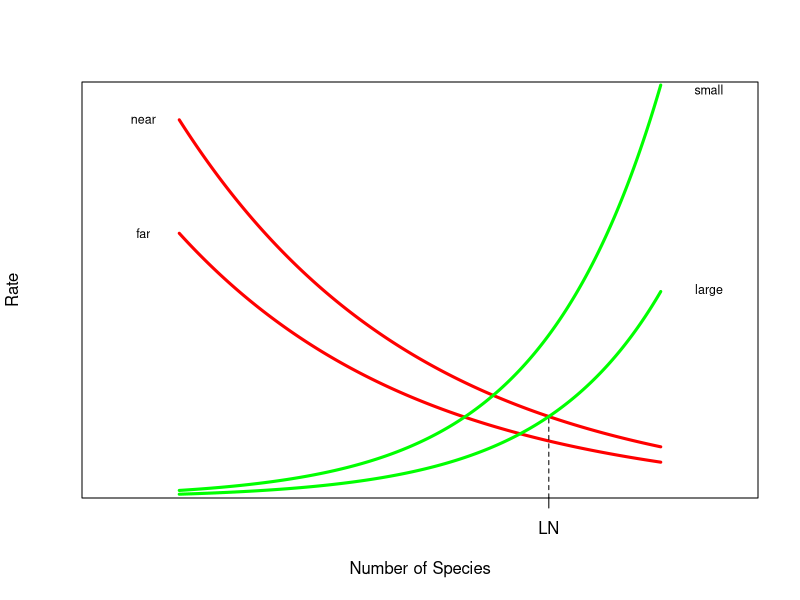

The R source for this figure:
## ---- chunk 1
knitr::opts_chunk$set(echo = TRUE)
## ---- chunk 2
n <- seq(0,20,length=500)
near <- 100
far <- 70
large <- 1
small <- 2
rate1 <- 0.1
rate2 <- 0.2
# equilibria
LN <- log(near/large)/(rate2+rate1)
LF <- log(far/large)/(rate2+rate1)
SN <- log(near/small)/(rate2+rate1)
SF <- log(far/small)/(rate2+rate1)
## ---- chunk 3
plot(n, near*exp(-rate1*n), type="l", lwd=3, col="red",
     xlab="Number of Species", 
     ylab="Rate",
     ylim=c(0,110),
     xlim=c(-3,23),
     yaxs="i",
     axes=FALSE)
lines(n, far*exp(-rate1*n), lwd=3, col="red")
lines(n, small*exp(rate2*n), lwd=3, col="green")
lines(n, large*exp(rate2*n), lwd=3, col="green")
text(22, 108, "small", cex=0.75)
text(22, 55, "large", cex=0.75)
text(-1.5,100, "near", cex=0.75)
text(-1.5,70, "far", cex=0.75)
segments(LN,0,LN, near*exp(-rate1*LN), lty=2)
#segments(LF,0,LF, far*exp(-rate1*LF), lty=2)
#segments(SN,0,SN, near*exp(-rate1*SN), lty=2)
#segments(SF,0,SF, far*exp(-rate1*SF), lty=2)
axis(1,at=LN, labels="LN", axis.cef=0.75)
box()
